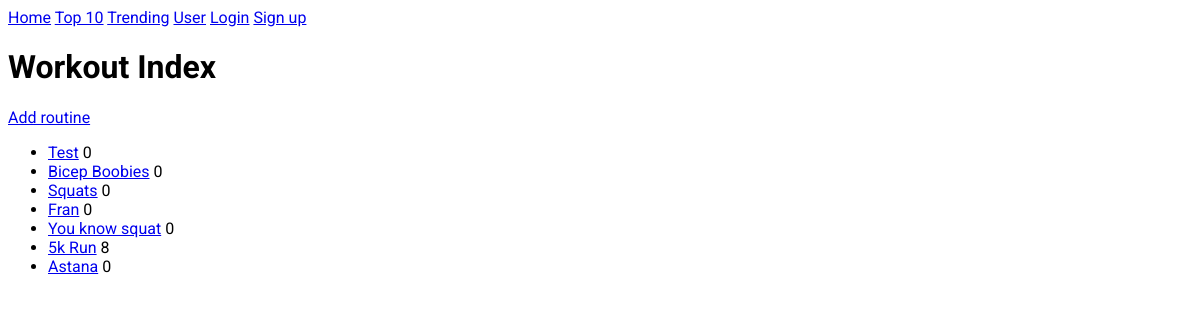
The page /workouts/ on the database as committed earlier.
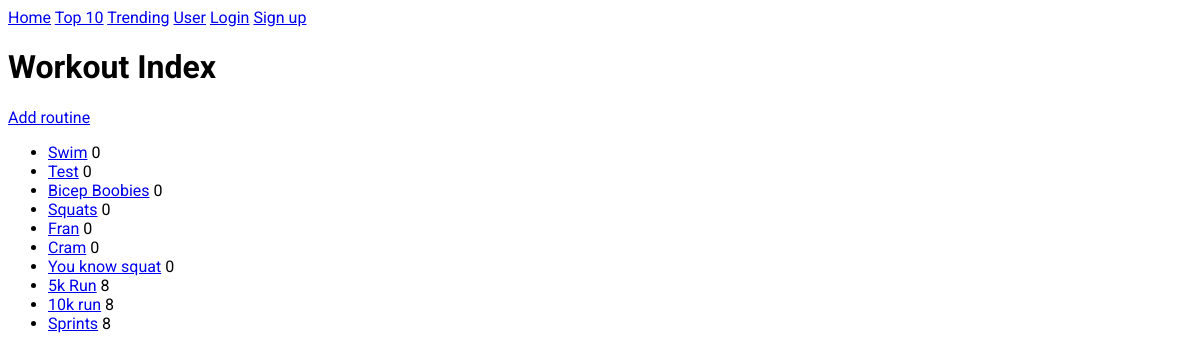
The same page on the database as committed later.
### workouts/models.py (models this page shows, shortened)
class Routine(models.Model):
  routine_title = models.CharField(max_length=70)
  routine_text = models.TextField()
  pub_date = models.DateTimeField('date published', default=timezone.now)
  created_by = models.ForeignKey(settings.AUTH_USER_MODEL)
  likes = models.IntegerField(default=0)

### workouts/views.py (the view)
def index(request):
  latest_routine_list = Routine.objects.order_by('-pub_date')[:10]
  context = {'routine_list': latest_routine_list}
  return render(request, 'workouts/index.html', context)

### workouts/templates/workouts/index.html
{% extends "./base.html" %}
{% block content %}
<h1>Workout Index</h1>
<p><a href="{% url 'workouts:add_routine' %}">Add routine</a></p>
{% if routine_list %}
    <ul>
    {% for routine in routine_list %}
        <li><a href="{% url 'workouts:detail' routine.id %}">{{ routine.routine_title }}</a><span>  {{ routine.likes }}</span></li>
    {% endfor %}
    </ul>
{% else %}
    <p>No routines are available.</p>
{% endif %}
{% endblock content %}

### workouts/templates/workouts/base.html (shortened to what this page needs)
<!DOCTYPE html>
<html lang="en">
  <head>
    {% load static %}
    <link rel="stylesheet" type="text/css" href="{% static 'workouts/style.css' %}"
  </head>
  <body>
    <div id="sidebar">
      {% block sidebar %}
        <span><a href="{% url 'workouts:index' %}">Home</a></span>
        <span><a href="{% url 'workouts:sort_by_likes' %}">Top 10</a></span>
        <span><a href="{% url 'workouts:trending' %}">Trending</a></span>
        <span><a href="{% url 'workouts:user' %}">User</a></span>
        {% if user.is_authenticated %}
          <span><a href="{% url 'workouts:profile' %}">{{ user.first_name }}</a></span>
          <span><a href="{% url 'workouts:journal' %}">Journal</a></span>
          <span><a href="{% url 'workouts:logout' %}">Logout</a></span>
        {% else %}
          <span><a href="{% url 'workouts:login' %}">Login</a></span>
          <span><a href="{% url 'workouts:sign_up' %}">Sign up</a></span>
        {% endif %}
      {% endblock sidebar %}
    </div>
    <div id="content">
      {% block content %}{% endblock %}
    </div>
  </body>
</html>

### workouts/static/workouts/style.css (style rules this page uses)
* { font-family: 'Roboto', sans-serif; }

Rows that differ between the two databases and show on the page:
no longer on this page (row unchanged): Routine: routine_title "Astana", likes "0"
added Routine: routine_title "Swim", likes "0"
added Routine: routine_title "Cram", likes "0"
added Routine: routine_title "10k run", likes "8"
added Routine: routine_title "Sprints", likes "8"
